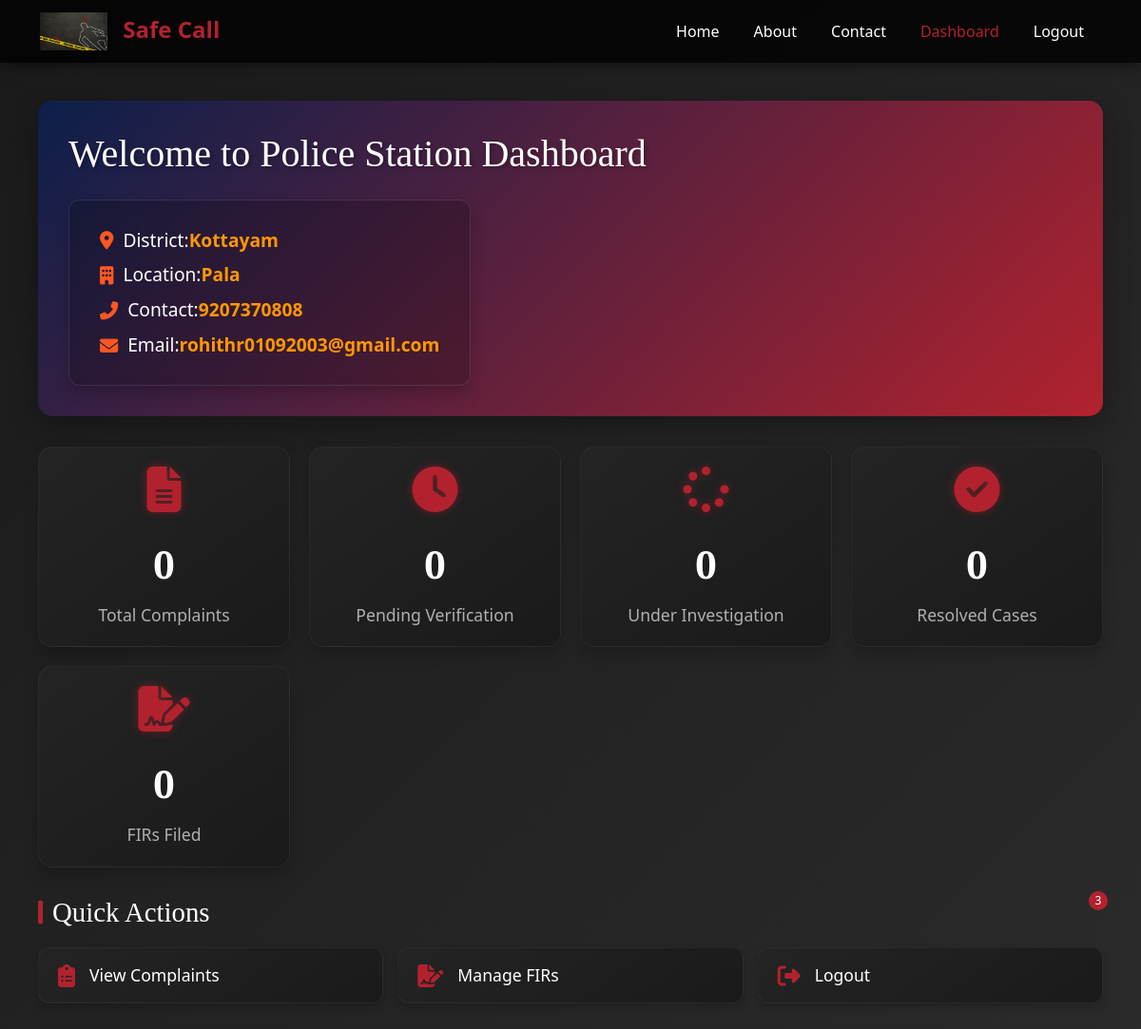
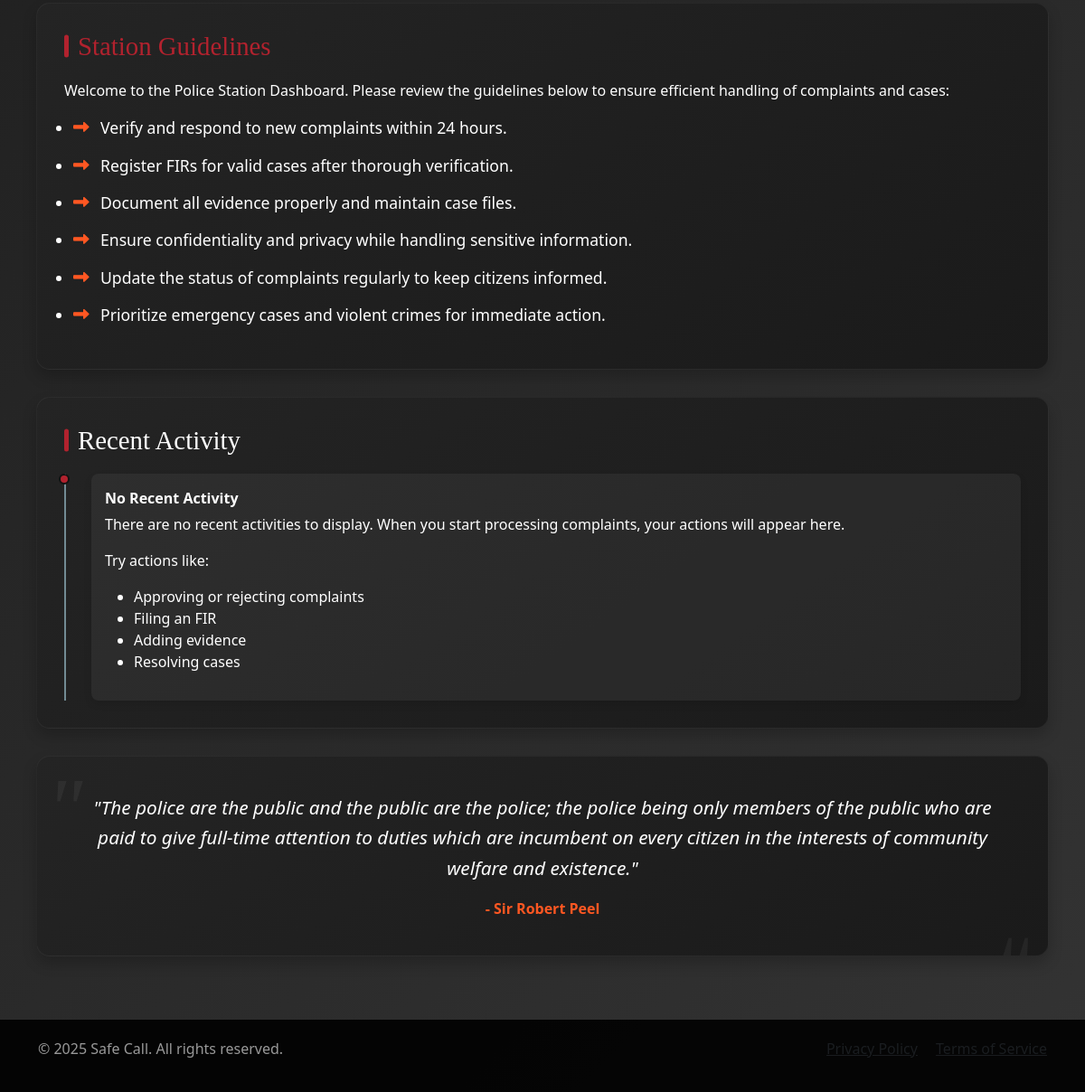
Before: /police_station/dashboard/ (signed in) with the older database file (2 pictures, top to bottom).
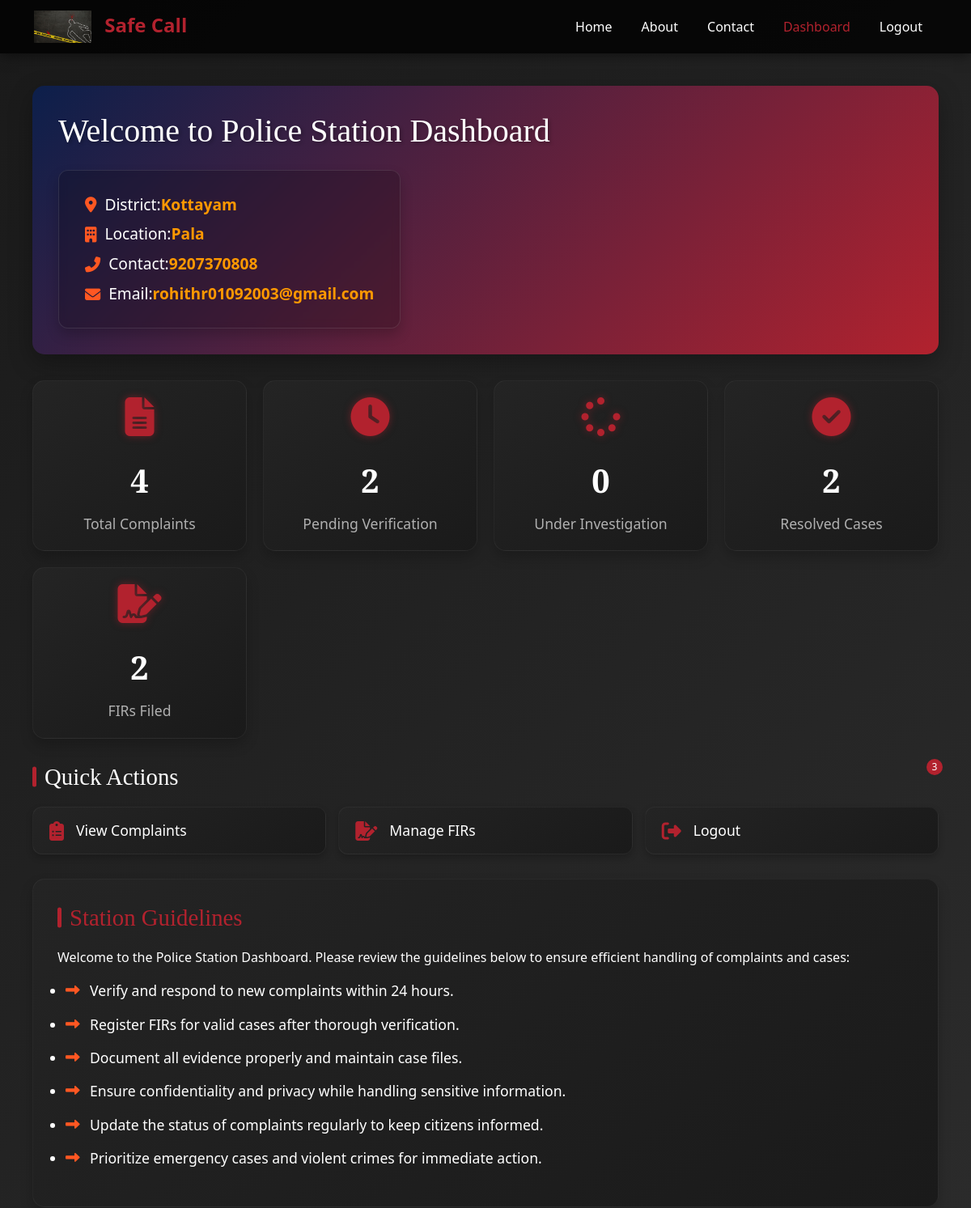
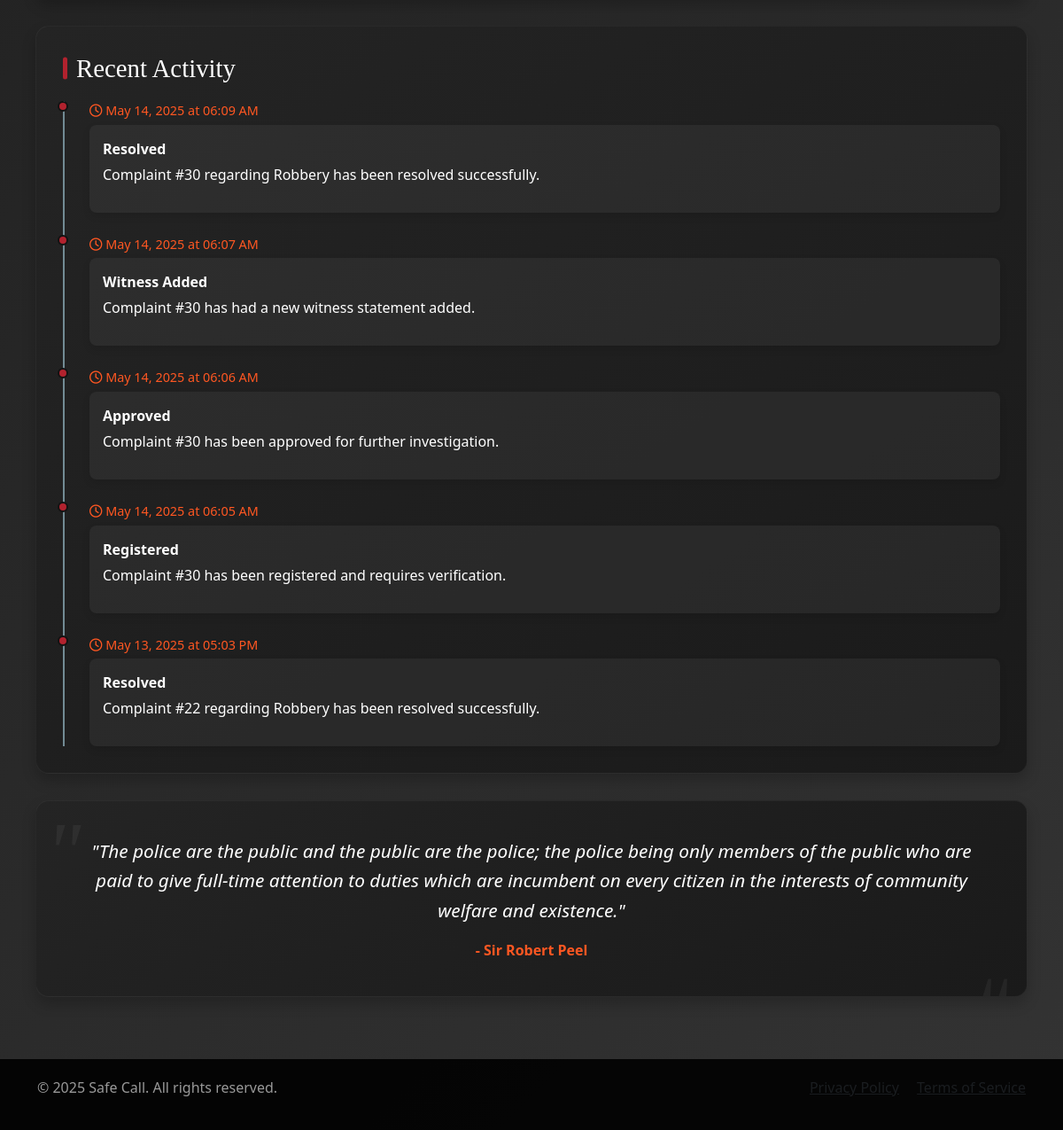
After: the same page with the newer database file (2 pictures, top to bottom).
### core/models.py (models this page shows, shortened)
class PoliceStation(models.Model):
    district = models.CharField(max_length=100)
    location = models.CharField(max_length=255)
    pincode = models.CharField(max_length=6)
    contact = models.CharField(max_length=15)
    email = models.EmailField(unique=True)  # Added email field
    password = models.CharField(max_length=255)
    approved = models.BooleanField(default=False)

class ComplaintLog(models.Model):
    complaint = models.ForeignKey(Complaint, on_delete=models.CASCADE)
    action = models.CharField(max_length=100)
    details = models.TextField()
    created_at = models.DateTimeField(auto_now_add=True)
    created_by = models.CharField(max_length=100, null=True, blank=True)  # To store who made the change

class Complaint(models.Model):
    COMPLAINT_TYPES = [
        ('Robbery', 'Robbery'),
        ('Assault', 'Assault'),
        ('Threats', 'Threats'),
        ('Burglary', 'Burglary'),
        ('Vandalism', 'Vandalism'),
        ('Fraud', 'Fraud'),
        ('Harassment', 'Harassment'),
        ('Theft', 'Theft'),
        ('Domestic Violence', 'Domestic Violence'),
        ('Sexual Assault', 'Sexual Assault'),
        ('Kidnapping', 'Kidnapping'),
        ('Stalking', 'Stalking'),
        ('Drunk Driving', 'Drunk Driving'),
        ('Hit and Run', 'Hit and Run'),
        ('Drug Offenses', 'Drug Offenses'),
        ('Public Intoxication', 'Public Intoxication'),
        ('Trespassing', 'Trespassing'),
        ('Hate Crimes', 'Hate Crimes'),
        ('Murder', 'Murder'),
        ('Arson', 'Arson'),
        ('Others', 'Others'),
    ]
    TIME_CHOICES = [
        ('Midnight', '12:00 AM - 12:59 AM'),
        ('Morning', '6:00 AM - 11:59 AM'),
        ('Noon', '12:00 PM - 12:59 PM'),
        ('Afternoon', '1:00 PM - 5:59 PM'),
        ('Evening', '6:00 PM - 8:59 PM'),
        ('Night', '9:00 PM - 11:59 PM'),
    ]
    STATUS_CHOICES = [
        ('Pending', 'Pending'),
        ('Under Investigation', 'Under Investigation'),
        ('Resolved', 'Resolved'),
        ('Rejected', 'Rejected'),
    ]
    user = models.ForeignKey(PublicUser, on_delete=models.CASCADE)
    police_station = models.ForeignKey(PoliceStation, on_delete=models.CASCADE)
    complaint_type = models.CharField(max_length=50, choices=COMPLAINT_TYPES)
    incident_date = models.DateField()
    incident_time = models.CharField(max_length=20, choices=TIME_CHOICES)
    incident_location = models.TextField(default='Location not specified')
    description = models.TextField()
    evidence = models.FileField(upload_to='complaint_evidence/', null=True, blank=True)
    status = models.CharField(max_length=20, choices=STATUS_CHOICES, default='Pending')
    registered_at = models.DateTimeField(auto_now_add=True)
    resolution_date = models.DateTimeField(null=True, blank=True)

### core/views.py (the view, shortened to what this page needs)
# urls.py: path('police_station/dashboard/', views.police_station_dashboard, name='police_station_dashboard'),
def police_station_dashboard(request):
    police_station = get_object_or_404(PoliceStation, id=request.session['police_station_id'])
    complaints = Complaint.objects.filter(police_station=police_station)
    total_complaints = complaints.count()
    pending_complaints = complaints.filter(status='Pending').count()
    under_investigation = complaints.filter(status='Under Investigation').count()
    rejected_complaints = complaints.filter(status='Rejected').count()
    resolved_complaints = complaints.filter(status='Resolved').count()
    firs_filed = complaints.filter(fir__isnull=False).count()
    recent_logs = ComplaintLog.objects.filter(complaint__police_station=police_station).order_by('-created_at')[:5]
    context = {
        'police_station': police_station,
        'total_complaints': total_complaints,
        'pending_complaints': pending_complaints,
        'rejected_complaints': rejected_complaints,
        'resolved_complaints': resolved_complaints,
        'under_investigation': under_investigation,
        'firs_filed': firs_filed,
        'recent_logs': recent_logs
    }
    return render(request, 'police_station_dashboard.html', context)

### core/templates/police_station_dashboard.html (shortened to what this page needs)
{% extends 'base.html' %}
{% load static %}
{% block styles %}
<link rel="stylesheet" href="https://cdnjs.cloudflare.com/ajax/libs/font-awesome/6.4.0/css/all.min.css">
{% endblock %}
{% block content %}
<div class="dashboard-container">
    <div class="welcome-header">
        <h2>Welcome to Police Station Dashboard</h2>
        <div class="station-details">
            <p><i class="fas fa-map-marker-alt"></i> District: <span>{{ police_station.district }}</span></p>
            <p><i class="fas fa-building"></i> Location: <span>{{ police_station.location }}</span></p>
            <p><i class="fas fa-phone-alt"></i> Contact: <span>{{ police_station.contact }}</span></p>
            <p><i class="fas fa-envelope"></i> Email: <span>{{ police_station.email }}</span></p>
        </div>
    </div>
    <div class="stats-section">
        <div class="stat-card">
            <i class="fas fa-file-alt stat-icon"></i>
            <div class="stat-count">{{ total_complaints }}</div>
            <div class="stat-label">Total Complaints</div>
        </div>
        <div class="stat-card">
            <i class="fas fa-clock stat-icon"></i>
            <div class="stat-count">{{ pending_complaints }}</div>
            <div class="stat-label">Pending Verification</div>
        </div>
        <div class="stat-card">
            <i class="fas fa-spinner stat-icon"></i>
            <div class="stat-count">{{ under_investigation }}</div>
            <div class="stat-label">Under Investigation</div>
        </div>
        <div class="stat-card">
            <i class="fas fa-check-circle stat-icon"></i>
            <div class="stat-count">{{ resolved_complaints }}</div>
            <div class="stat-label">Resolved Cases</div>
        </div>
        <div class="stat-card">
            <i class="fas fa-file-signature stat-icon"></i>
            <div class="stat-count">{{ firs_filed }}</div>
            <div class="stat-label">FIRs Filed</div>
        </div>
    </div>
    <div class="quick-actions">
        <h3>Quick Actions</h3>
        <div class="action-buttons">
            <a href="{% url 'police_view_complaints' %}" class="action-button">
                <i class="fas fa-clipboard-list"></i>
                <span>View Complaints</span>
                <div class="notification-badge">3</div>
            </a>
            <a href="{% url 'manage_fir' %}" class="action-button">
                <i class="fas fa-file-signature"></i>
                <span>Manage FIRs</span>
            </a>
            <a href="{% url 'police_logout' %}" class="action-button">
                <i class="fas fa-sign-out-alt"></i>
                <span>Logout</span>
            </a>
        </div>
    </div>
    <div class="instructions-section">
        <h3>Station Guidelines</h3>
        <p>Welcome to the Police Station Dashboard. Please review the guidelines below to ensure efficient handling of complaints and cases:</p>
        <ul>
            <li>Verify and respond to new complaints within 24 hours.</li>
            <li>Register FIRs for valid cases after thorough verification.</li>
            <li>Document all evidence properly and maintain case files.</li>
            <li>Ensure confidentiality and privacy while handling sensitive information.</li>
            <li>Update the status of complaints regularly to keep citizens informed.</li>
            <li>Prioritize emergency cases and violent crimes for immediate action.</li>
        </ul>
    </div>
    <div class="activity-feed">
        <h3>Recent Activity</h3>
        <div class="timeline">
            {% if recent_logs %}
                {% for log in recent_logs %}
                <div class="timeline-item">
                    <div class="timeline-date">
                        <i class="far fa-clock"></i> {{ log.created_at|date:"M d, Y" }} at {{ log.created_at|time:"h:i A" }}
                    </div>
                    <div class="timeline-content">
                        <div class="timeline-title">{{ log.action }}</div>
                        <p>
                            Complaint #{{ log.complaint.id }}
                            {% if log.action == 'Registered' %}
                                has been registered and requires verification.
                            {% elif log.action == 'Approved' %}
                                has been approved for further investigation.
                            {% elif log.action == 'Rejected' %}
                                has been rejected. Reason: {{ log.details }}
                            {% elif log.action == 'FIR Filed' or log.action == 'FIR Created' %}
                                has had an FIR filed.
                            {% elif log.action == 'Evidence Added' %}
                                has had new evidence added to the investigation.
                            {% elif log.action == 'Witness Added' %}
                                has had a new witness statement added.
                            {% elif log.action == 'Resolved' %}
                                regarding {{ log.complaint.complaint_type }} has been resolved successfully.
                            {% else %}
                                status updated to: {{ log.details }}
                            {% endif %}
                        </p>
                    </div>
                </div>
                {% endfor %}
            {% else %}
                <div class="timeline-item">
                    <div class="timeline-content">
                        <div class="timeline-title">No Recent Activity</div>
                        <p>There are no recent activities to display. When you start processing complaints, your actions will appear here.</p>
                        <p>Try actions like:</p>
                        <ul>
                            <li>Approving or rejecting complaints</li>
                            <li>Filing an FIR</li>
                            <li>Adding evidence</li>
                            <li>Resolving cases</li>
                        </ul>
                    </div>
                </div>
            {% endif %}
        </div>
    </div>
    <div class="quote-section">
        <p>"The police are the public and the public are the police; the police being only members of the public who are paid to give full-time attention to duties which are incumbent on every citizen in the interests of community welfare and existence."</p>
        <div class="quote-author">- Sir Robert Peel</div>
    </div>
</div>
{% endblock %}

### templates/base.html (shortened to what this page needs)
{% load static %}
<!DOCTYPE html>
<html lang="en">
<head>
    <link href="https://cdn.jsdelivr.net/npm/bootstrap@5.3.0-alpha1/dist/css/bootstrap.min.css" rel="stylesheet">
    {% block styles %}{% endblock %}
</head>
<body>
    <nav class="navbar navbar-expand-lg navbar-dark">
        <div class="container">
            <a class="navbar-brand" href="{% url 'home' %}">
                <img src="{% static 'LOGOS/wp3007918-crime-wallpaper-in-hd.jpg' %}?v=1.2" alt="SafeCall Logo">
                Safe Call
            </a>
            <div class="collapse navbar-collapse" id="navbarNav">
                <ul class="navbar-nav ms-auto">
                    <li class="nav-item">
                        <a class="nav-link {% if request.path == '/' %}active{% endif %}" href="{% url 'home' %}">Home</a>
                    </li>
                    <li class="nav-item">
                        <a class="nav-link {% if '/about/' in request.path %}active{% endif %}" href="{% url 'about' %}">About</a>
                    </li>
                    <li class="nav-item">
                        <a class="nav-link {% if '/contact/' in request.path %}active{% endif %}" href="{% url 'contact' %}">Contact</a>
                    </li>
                    {% if user.is_authenticated %}
                        <li class="nav-item">
                            <a class="nav-link {% if '/dashboard/' in request.path %}active{% endif %}" href="{% url 'dashboard' %}">Dashboard</a>
                        </li>
                        <li class="nav-item">
                            <a class="nav-link" href="{% url 'logout' %}">Logout</a>
                        </li>
                    {% endif %}
                </ul>
            </div>
        </div>
    </nav>
    <div class="main-content">
        {% block content %}{% endblock %}
    </div>
    <footer class="footer">
        <div class="container">
            <div class="row">
                <div class="col-md-6">
                    <p>&copy; 2025 Safe Call. All rights reserved.</p>
                </div>
                <div class="col-md-6 text-end">
                    <a href="{% url 'privacy_policy' %}" class="text-muted me-3">Privacy Policy</a>
                    <a href="{% url 'terms' %}" class="text-muted">Terms of Service</a>
                </div>
            </div>
        </div>
    </footer>
</body>
</html>

### templates/base.html (style rules this page uses)
:root { --primary-color: #ff3333; --secondary-color: #1a1a1a; --text-color: #ffffff; --accent-color: #e60000; --bg-gradient: linear-gradient(135deg, #1a1a1a, #333333); }
body { background: var(--bg-gradient); color: var(--text-color); font-family: 'Roboto', sans-serif; margin: 0; padding: 0; min-height: 100vh; display: flex; flex-direction: column; }
.navbar { background-color: rgba(0, 0, 0, 0.8); box-shadow: 0 2px 15px rgba(0, 0, 0, 0.5); }
.navbar-brand { font-weight: 700; font-size: 1.5rem; color: var(--primary-color) !important; }
.navbar-brand img { height: 40px; margin-right: 10px; }
.nav-link { color: var(--text-color) !important; font-weight: 500; transition: color 0.3s; margin: 0 10px; }
.nav-link:hover, .nav-link.active { color: var(--primary-color) !important; }
.main-content { flex: 1; padding: 20px; }
.footer { background-color: rgba(0, 0, 0, 0.9); padding: 20px 0; color: #999; margin-top: auto; }

Changed rows visible on the page:
added ComplaintLog: created_at "May 14, 2025", created_at "06:09 AM", action "Resolved", complaint.id "30", complaint.complaint_type "Robbery"
added ComplaintLog: created_at "May 14, 2025", created_at "06:07 AM", action "Witness Added", complaint.id "30", shows "has had a new witness statement added."
added ComplaintLog: created_at "May 14, 2025", created_at "06:06 AM", action "Approved", complaint.id "30", shows "has been approved for further investigation."
added ComplaintLog: created_at "May 14, 2025", created_at "06:05 AM", action "Registered", complaint.id "30", shows "has been registered and requires verification."
added ComplaintLog: created_at "May 13, 2025", created_at "05:03 PM", action "Resolved", complaint.id "22", complaint.complaint_type "Robbery"
Other visible differences:
{{ total_complaints }}: "0" → "4"
{{ pending_complaints }}: "0" → "2"
{{ resolved_complaints }}: "0" → "2"
{{ firs_filed }}: "0" → "2"
text no longer shown: "No Recent Activity There are no recent activities to display. When you start processing complaints, your actions will appear here. Try actions like: Approving or rejecting complaints Filing an FIR Adding evidence Resolving cases"
